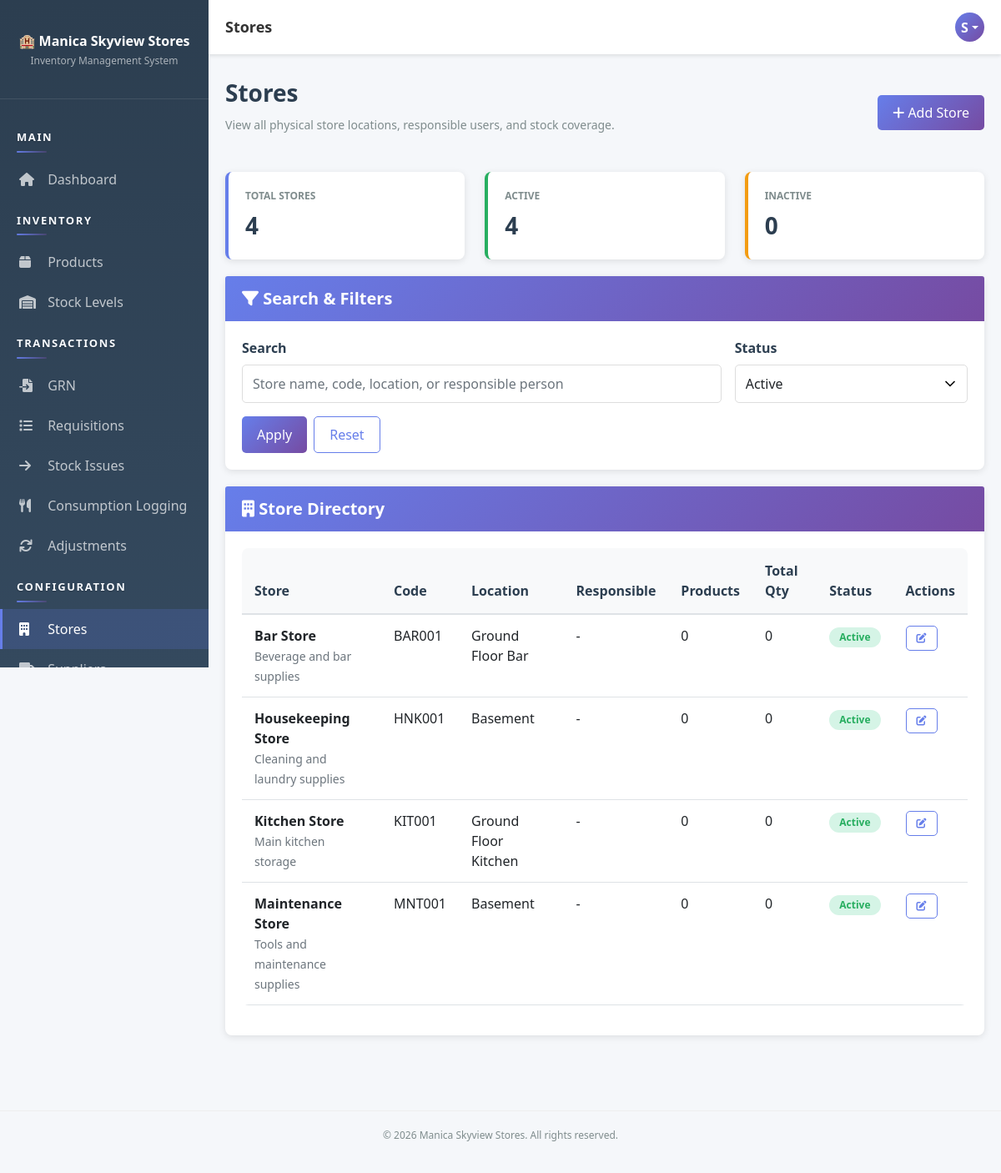
Before: /pages/stores/index.php (signed in) with the older database file.
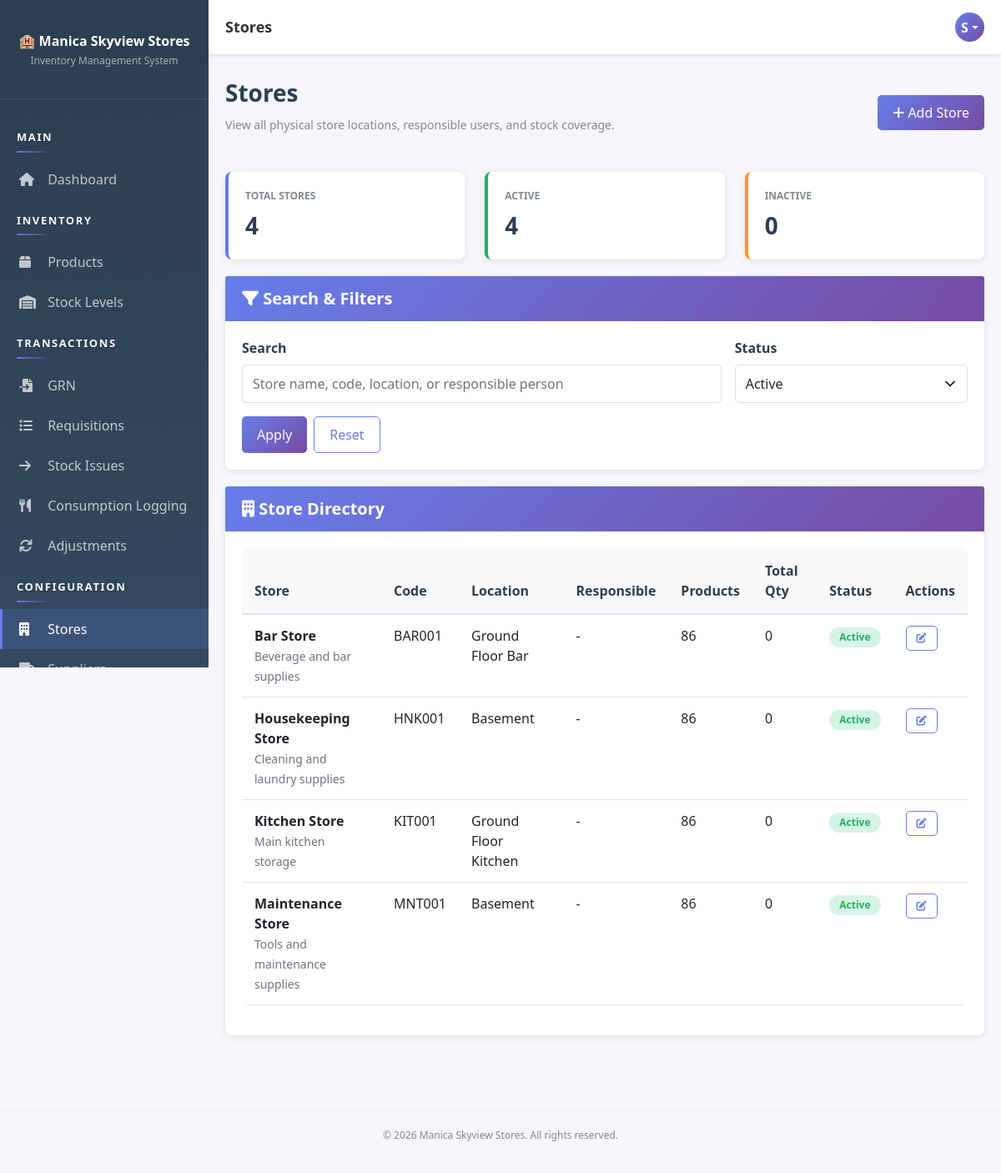
After: the same page with the newer database file.
### tables this page shows
CREATE TABLE `stores` (
  `store_id` int(11) NOT NULL AUTO_INCREMENT,
  `store_name` varchar(100) NOT NULL,
  `store_code` varchar(20) NOT NULL,
  `location` varchar(100) DEFAULT NULL,
  `responsible_user_id` int(11) DEFAULT NULL,
  `description` text DEFAULT NULL,
  `status` enum('active','inactive') DEFAULT 'active',
  `created_at` timestamp NOT NULL DEFAULT current_timestamp(),
  `updated_at` timestamp NOT NULL DEFAULT current_timestamp() ON UPDATE current_timestamp(),
  PRIMARY KEY (`store_id`),
  UNIQUE KEY `store_code` (`store_code`),
  KEY `responsible_user_id` (`responsible_user_id`),
  CONSTRAINT `stores_ibfk_1` FOREIGN KEY (`responsible_user_id`) REFERENCES `users` (`user_id`)
);

### app/bootstrap.php (called while the page is built, shortened)
<?php
function autoload($class) {
    $paths = [
        __DIR__ . '/helpers/' . $class . '.php',
        __DIR__ . '/models/' . $class . '.php',
        __DIR__ . '/controllers/' . $class . '.php'
    ];
    foreach ($paths as $path) {
        if (file_exists($path)) {
            return;
        }
    }
}
function isAuthenticated() {
    $auth = new Auth();
    return $auth->isLoggedIn() && $auth->checkSessionTimeout();
}
function getCurrentUser() {
    if (isAuthenticated()) {
        $db = Database::getInstance()->getConnection();
        $userId = $_SESSION['user_id'];
        $sql = "SELECT u.*, r.role_name FROM users u
                JOIN roles r ON u.role_id = r.role_id
                WHERE u.user_id = ?";
        $stmt = $db->prepare($sql);
        $stmt->bind_param('i', $userId);
        $stmt->execute();
        return $stmt->get_result()->fetch_assoc();
    }
    return null;
}
function getDefaultRolePermissions() {
    return [
        'Admin' => ['*'],
        'Storekeeper' => [
            'dashboard.view', 'products.*', 'stores.view', 'stores.create', 'stores.edit', 'departments.view', 'departments.create', 'departments.edit', 'categories.view', 'categories.create', 'categories.edit', 'suppliers.*', 'stock.view',
            'grn.*', 'requisition.view', 'requisition.create',
            'stock-issues.*', 'adjustments.view', 'adjustments.create', 'reports.view'
        ],
        'Manager' => [
            'dashboard.view', 'stores.view', 'stores.create', 'stores.edit', 'departments.view', 'departments.create', 'departments.edit', 'categories.view', 'categories.create', 'categories.edit', 'stock.view', 'grn.view', 'grn.verify',
            'requisition.view', 'requisition.approve', 'requisition.reject',
            'stock-issues.view', 'stock-issues.create', 'adjustments.view', 'adjustments.create', 'adjustments.approve', 'reports.view', 'audit.view', 'settings.view'
        ],
        'Accounts' => ['dashboard.view', 'stores.view', 'departments.view', 'categories.view', 'stock.view', 'adjustments.view', 'reports.view'],
        'Kitchen' => ['dashboard.view', 'stock.view', 'requisition.view', 'requisition.create'],
        'Bar' => ['dashboard.view', 'stock.view', 'requisition.view', 'requisition.create'],
        'Housekeeping' => ['dashboard.view', 'stock.view', 'requisition.view', 'requisition.create'],
        'Maintenance' => ['dashboard.view', 'stock.view', 'requisition.view', 'requisition.create']
    ];
}
function getRolePermissionOverrides() {
    $overrides = [];
    try {
        $db = Database::getInstance()->getConnection();
        $result = $db->query("SELECT role_name, permission, is_allowed FROM role_permission_overrides");
    } catch (Throwable $e) {
        if (APP_DEBUG) {
            error_log('Permission override read warning: ' . $e->getMessage());
        }
    }
    return $overrides;
}
function getRolePermissions() {
    $defaults = getDefaultRolePermissions();
    $overrides = getRolePermissionOverrides();
    foreach ($defaults as $role => $permissions) {
        $allow = $overrides[$role]['allow'] ?? [];
        $effective = array_values(array_unique(array_merge($permissions, $allow)));
        $defaults[$role] = $effective;
    }
    return $defaults;
}
function can($permission) {
    $user = getCurrentUser();
    $role = $user['role_name'] ?? '';
    $overrides = getRolePermissionOverrides();
    $denied = $overrides[$role]['deny'] ?? [];
    $parts = explode('.', $permission, 2);
    if (count($parts) === 2) {
        $moduleWildcard = $parts[0] . '.*';
    }
    $matrix = getRolePermissions();
    $granted = $matrix[$role] ?? [];
    if (in_array('*', $granted, true)) {
        return true;
    }
    return false;
}

### app/helpers/Database.php (called while the page is built, shortened)
<?php
class Database {
    private static $instance = null;
    private $connection = null;
    private function __construct() {
        try {
            $this->connection = new mysqli(DB_HOST, DB_USER, DB_PASS, DB_NAME);
            $this->connection->set_charset('utf8mb4');
        } catch (Exception $e) {
            die('Error: ' . $e->getMessage());
        }
    }
    public static function getInstance() {
        if (self::$instance === null) {
            self::$instance = new Database();
        }
        return self::$instance;
    }
    public function getConnection() {
        return $this->connection;
    }
}

### app/controllers/Controller.php (called while the page is built, shortened)
<?php
class Controller {
    protected $db;
    public function __construct() {
        $this->db = Database::getInstance()->getConnection();
        $this->loadCurrentUser();
    }
    protected function loadCurrentUser() {
        if (isset($_SESSION['user_id'])) {
            $sql = "SELECT u.*, r.role_name FROM users u
                    JOIN roles r ON u.role_id = r.role_id
                    WHERE u.user_id = ?";
            $stmt = $this->db->prepare($sql);
            $stmt->bind_param('i', $_SESSION['user_id']);
            $stmt->execute();
            $this->currentUser = $stmt->get_result()->fetch_assoc();
        }
    }
}

### app/controllers/StoreController.php (called while the page is built, shortened)
<?php
class StoreController extends Controller {
    public function __construct() {
        parent::__construct();
    }
    public function getStores($filters = []) {
        $sql = "
            SELECT
                s.store_id,
                s.store_name,
                s.store_code,
                s.location,
                s.description,
                s.status,
                s.created_at,
                u.full_name AS responsible_person,
                COUNT(DISTINCT st.product_id) AS products_count,
                COALESCE(SUM(st.quantity_on_hand), 0) AS total_stock_qty
            FROM stores s
            LEFT JOIN users u ON s.responsible_user_id = u.user_id
            LEFT JOIN stock st ON s.store_id = st.store_id
            WHERE 1 = 1
        ";
        $types = '';
        $params = [];
        $status = $filters['status'] ?? 'active';
        if (in_array($status, ['active', 'inactive'], true)) {
            $sql .= " AND s.status = ?";
            $types .= 's';
            $params[] = $status;
        }
        $sql .= " GROUP BY s.store_id ORDER BY s.store_name ASC";
        if ($types !== '') {
            $stmt = $this->db->prepare($sql);
            $stmt->bind_param($types, ...$params);
            $stmt->execute();
            return $stmt->get_result()->fetch_all(MYSQLI_ASSOC);
        }
        return $this->db->query($sql)->fetch_all(MYSQLI_ASSOC);
    }
    public function getStats() {
        $stats = [
            'active' => 0,
            'inactive' => 0,
            'total' => 0
        ];
        $result = $this->db->query("SELECT status, COUNT(*) AS c FROM stores GROUP BY status");
        while ($row = $result->fetch_assoc()) {
            if ($row['status'] === 'active') {
                $stats['active'] = (int)$row['c'];
            }
            $stats['total'] += (int)$row['c'];
        }
        return $stats;
    }
}

### app/helpers/Auth.php (called while the page is built, shortened)
<?php
class Auth {
    public function __construct() {
        $this->db = Database::getInstance()->getConnection();
    }
    private function ensurePasswordResetTable() {
        $sql = "CREATE TABLE IF NOT EXISTS password_reset_tokens (
            token_id INT PRIMARY KEY AUTO_INCREMENT,
            user_id INT NOT NULL,
            token_hash VARCHAR(64) NOT NULL,
            expires_at DATETIME NOT NULL,
            used_at DATETIME NULL,
            created_at TIMESTAMP DEFAULT CURRENT_TIMESTAMP,
            FOREIGN KEY (user_id) REFERENCES users(user_id) ON DELETE CASCADE,
            INDEX idx_reset_token_hash (token_hash),
            INDEX idx_reset_token_user (user_id),
            INDEX idx_reset_token_expires (expires_at)
        )";
    }
    public function isLoggedIn() {
        return isset($_SESSION['user_id']);
    }
    public function checkSessionTimeout() {
        return true;
    }
}

### pages/stores/index.php (the view, shortened to what the changed rows need)
<?php
require_once __DIR__ . '/../../app/bootstrap.php';
$filters = [
    'q' => trim($_GET['q'] ?? ''),
    'status' => $_GET['status'] ?? 'active'
];
$controller = new StoreController();
$stores = $controller->getStores($filters);
$stats = $controller->getStats();
include __DIR__ . '/../../app/views/layout-header.php';
?>
<div class="page-header d-flex justify-content-between align-items-center">
    <div>
        <h1>Stores</h1>
    </div>
</div>
<div class="row">
    <div class="col-md-4">
        <div class="stat-card">
            <div class="stat-label">Total Stores</div>
            <div class="stat-value"><?php echo (int)$stats['total']; ?></div>
        </div>
    </div>
    <div class="col-md-4">
        <div class="stat-card success">
            <div class="stat-label">Active</div>
            <div class="stat-value"><?php echo (int)$stats['active']; ?></div>
        </div>
    </div>
</div>
<div class="card">
    <div class="card-body">
        <?php if (!empty($stores)): ?>
            <div class="table-responsive">
                <table class="table table-sm">
                    <thead>
                        <tr>
                            <th>Store</th>
                            <th>Code</th>
                            <th>Location</th>
                            <th>Responsible</th>
                            <th>Products</th>
                            <th>Total Qty</th>
                            <th>Status</th>
                            <th>Actions</th>
                        </tr>
                    </thead>
                    <tbody>
                        <?php foreach ($stores as $store): ?>
                            <tr>
                                <td>
                                    <strong><?php echo htmlspecialchars($store['store_name']); ?></strong>
                                    <?php if (!empty($store['description'])): ?>
                                        <br><small class="text-muted"><?php echo htmlspecialchars($store['description']); ?></small>
                                    <?php endif; ?>
                                </td>
                                <td><?php echo htmlspecialchars($store['store_code']); ?></td>
                                <td><?php echo htmlspecialchars($store['location'] ?: '-'); ?></td>
                                <td><?php echo htmlspecialchars($store['responsible_person'] ?: '-'); ?></td>
                                <td><?php echo (int)$store['products_count']; ?></td>
                                <td><?php echo (int)$store['total_stock_qty']; ?></td>
                                <td>
                                    <span class="badge badge-<?php echo $store['status'] === 'active' ? 'success' : 'warning'; ?>">
                                        <?php echo htmlspecialchars(ucfirst($store['status'])); ?>
                                    </span>
                                </td>
                                <td>
                                    <?php if (can('stores.edit')): ?>
                                        <a class="btn btn-sm btn-outline-primary" href="<?php echo SITE_URL; ?>pages/stores/edit.php?id=<?php echo (int)$store['store_id']; ?>">
                                            <i class="fas fa-edit"></i>
                                        </a>
                                    <?php else: ?>
                                        <span class="text-muted">-</span>
                                    <?php endif; ?>
                                </td>
                            </tr>
                        <?php endforeach; ?>
                    </tbody>
                </table>
            </div>
        <?php else: ?>
            <div class="alert alert-info mb-0">No stores found for the selected filters.</div>
        <?php endif; ?>
    </div>
</div>
<?php include __DIR__ . '/../../app/views/layout-footer.php'; ?>

Changed rows visible on the page:
changed stores "Maintenance Store": products_count "0" → "86"
changed stores "Bar Store": products_count "0" → "86"
changed stores "Housekeeping Store": products_count "0" → "86"
changed stores "Kitchen Store": products_count "0" → "86"
